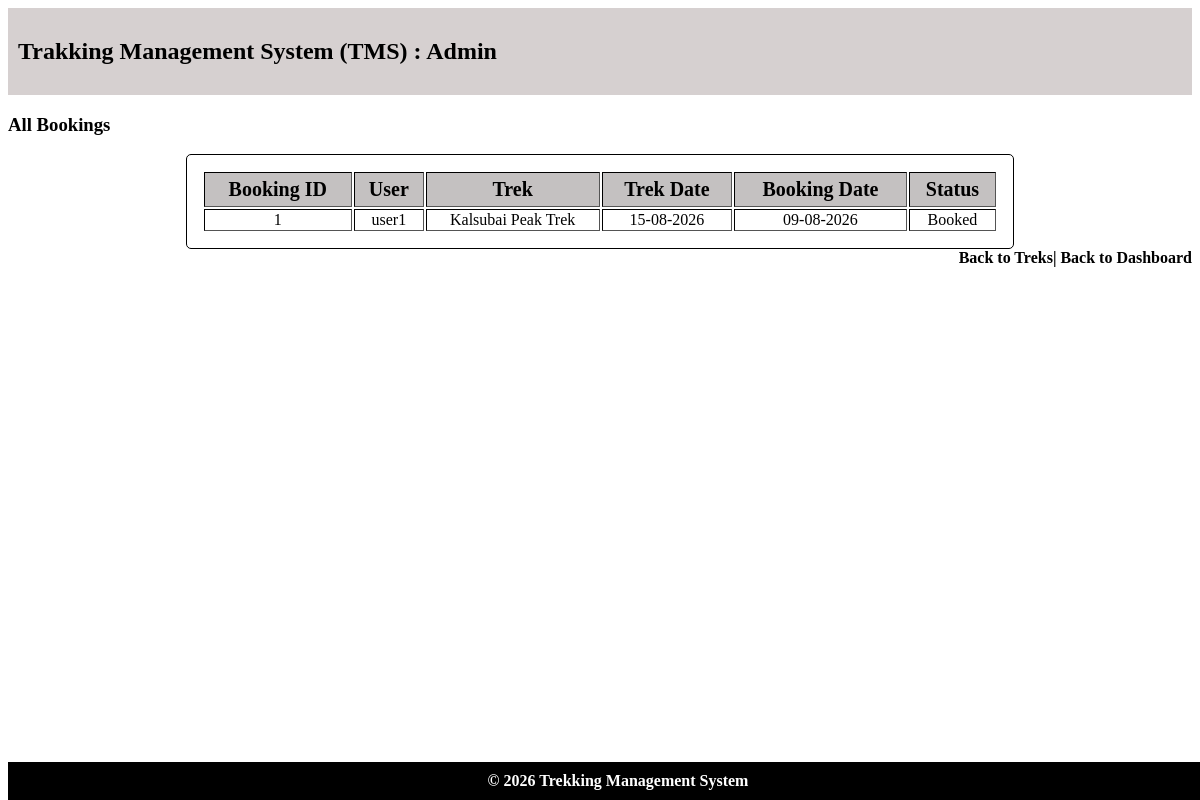
Before: /admin/bookings with the older database file.
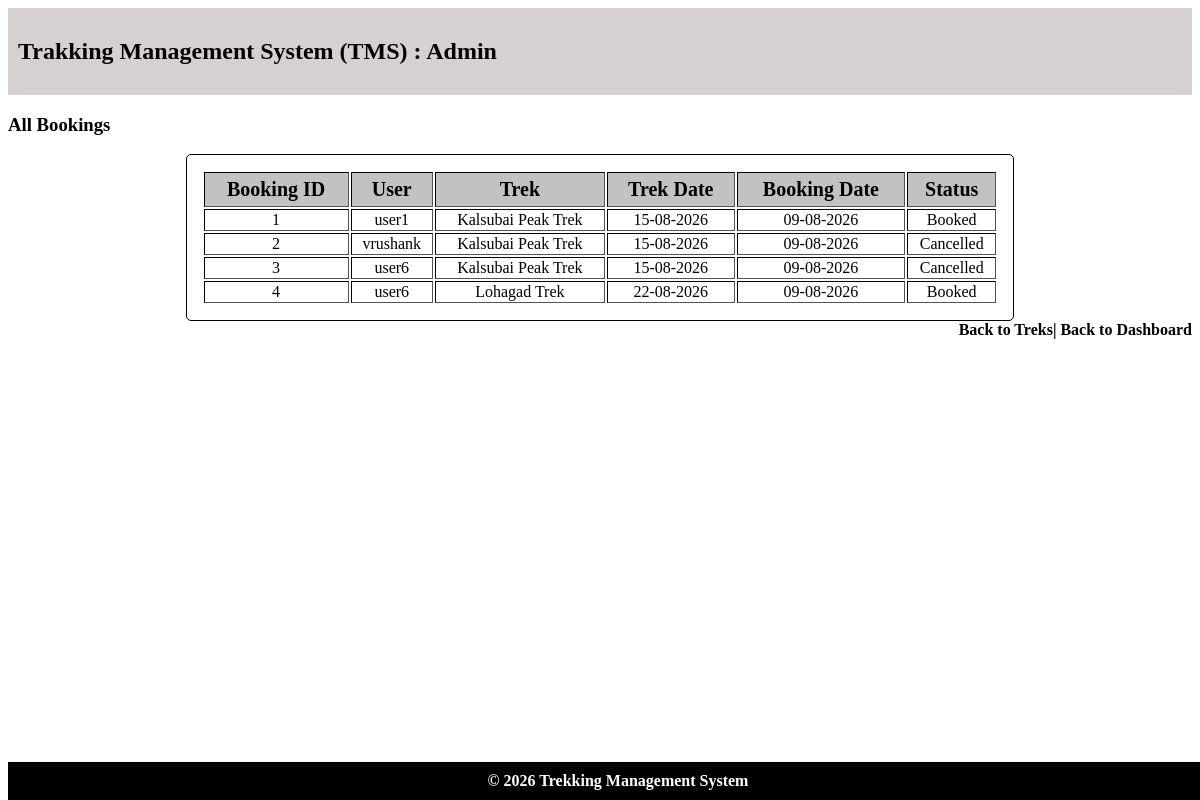
After: the same page with the newer database file.
### models.py (models this page shows)
class Bookings(db.Model):
    __tablename__ = "bookings"
    booking_id = db.Column(db.Integer,primary_key=True)
    trekker_id = db.Column(db.Integer,db.ForeignKey("trekker_profiles.trekker_id"),nullable=False)
    trek_id = db.Column(db.Integer,db.ForeignKey("treks.trek_id"),nullable=False)
    booking_status = db.Column(db.Integer,nullable=False,default=0)     # 0 = Booked, 1 = Cancelled  2 = Completed
    booking_date = db.Column(db.Date,nullable=False)
    __table_args__ = (
        db.UniqueConstraint(
            "trekker_id",
            "trek_id",
            name="unique_trekker_trek"
        ),
    )

class Trekker_Profiles(db.Model):
    __tablename__ = "trekker_profiles"
    trekker_id = db.Column(db.Integer,db.ForeignKey("users.id"),primary_key=True)
    name = db.Column(db.String, nullable=False)
    phone = db.Column(db.String, nullable=False)
    address = db.Column(db.String, nullable=False)
    emergency_contact = db.Column(db.String, nullable=False)
    status = db.Column(db.Integer,nullable=False,default=0) # 0 = Registered, # 1 = Blacklisted
    bookings = db.relationship(
        "Bookings",
        cascade="all, delete",
        backref="trekker_profiles"
    )

class Treks(db.Model):
    __tablename__ = "treks"
    trek_id = db.Column(db.Integer,primary_key=True)
    trek_name = db.Column(db.String, nullable=False)
    location = db.Column(db.String, nullable=False)
    duration_days = db.Column(db.Integer,nullable=False)
    total_slots = db.Column(db.Integer,nullable=False)
    avail_slots = db.Column(db.Integer,nullable=False)
    staff_id = db.Column(db.Integer,db.ForeignKey("staff_profiles.staff_id"),nullable=True)
    difficulty = db.Column(db.Integer,nullable=False, default=0)    # 0 = Easy, 1 = Moderate, 2 = Hard
    trek_status = db.Column(db.Integer,nullable=False,default=0)    # 0 = Pending, 1 = Approved, 2 = Open, 3 = Closed, 4 = Completed
    start_date = db.Column(db.Date,nullable=False)
    end_date = db.Column(db.Date, nullable=False)
    description = db.Column(db.String,nullable=False)
    bookings = db.relationship(
        "Bookings",
        cascade="all, delete",
        backref="treks"
    )

### controller.py (the view)
@app.route("/admin/bookings")
def admin_bookings():
    all_bookings = db.session.query(Bookings).order_by(
        Bookings.booking_date.desc()
    ).all()
    return render_template("admin_bookings.html",bookings=all_bookings)

### templates/admin_bookings.html (shortened to what this page needs)
<!DOCTYPE html>
<html lang="en">
<head>
    <link rel="stylesheet" href="/static/main.css">
</head>
<body>
    <header>
        <h2>Trakking Management System (TMS) : Admin</h2>
    </header>
    <main>
        <h3>All Bookings</h3>
        <table class="normal" border="1">
            <tr><th>Booking ID</th> <th>User</th>   <th>Trek</th>   <th>Trek Date</th>  <th>Booking Date</th>   <th>Status</th></tr>
            {% for booking in bookings %}
            <tr><td>{{ booking.booking_id }}</td>
                <td>{{ booking.trekker_profiles.name }}</td>
                <td>{{ booking.treks.trek_name }}</td>
                <td>{{ booking.treks.start_date.strftime('%d-%m-%Y') }}</td>
                <td>{{ booking.booking_date.strftime('%d-%m-%Y') }}</td>
                <td>
                    {% if booking.booking_status == 0 %}
                        Booked
                    {% elif booking.booking_status == 1 %}
                        Cancelled
                    {% elif booking.booking_status == 2 %}
                        Completed
                    {% endif %}
                </td>
            </tr>
            {% else %}
            <tr><td colspan="6">No bookings available.</td></tr>
            {% endfor %}
        </table>
        <nav>
                <a href="{{ url_for('admin_treks') }}"> Back to Treks</a>|
                <a href="{{ url_for('admin_dashboard') }}">Back to Dashboard</a>
        </nav>
    </main>
    <footer>© 2026 Trekking Management System</footer>
</body>
</html>

Changed rows visible on the page:
added Bookings: booking_id "2", trekker_profiles.name "vrushank", treks.trek_name "Kalsubai Peak Trek", treks.start_date "15-08-2026", booking_date "09-08-2026", booking_status "Cancelled"
added Bookings: booking_id "3", trekker_profiles.name "user6", treks.trek_name "Kalsubai Peak Trek", treks.start_date "15-08-2026", booking_date "09-08-2026", booking_status "Cancelled"
added Bookings: booking_id "4", trekker_profiles.name "user6", treks.trek_name "Lohagad Trek", treks.start_date "22-08-2026", booking_date "09-08-2026", booking_status "Booked"
